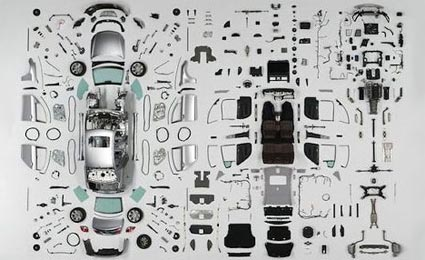
#> input picture Compara/carro.jpg, 425 x 260 px; the run also reads 1 picture not shown here
$ python pecas.py
#> lines starting #> are read from the running program, lines starting #| are printed output that depends on the picture; after the words box and inside, x2 and y2 are one past the last pixel; in counts of white or black regions, pixels touching at a corner belong together
import cv2
import numpy as np
from matplotlib import pyplot as plt

img_rgb = cv2.imread('carro.jpg')
#> img_rgb is the input picture: shape (260, 425, 3); mean B, G, R 180.5, 181.1, 180.3
img_gray = cv2.cvtColor(img_rgb, cv2.COLOR_BGR2GRAY)

template = cv2.imread('capture.jpg',0)
w, h = template.shape[::-1]
#> w = 19; h = 19


res = cv2.matchTemplate(img_gray,template,cv2.TM_CCOEFF_NORMED)
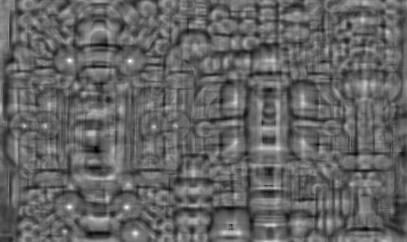
#> res: shape (242, 407) float32; min -0.614, max 0.925, mean -0.00681; drawn with min black and max white
threshold = 0.8 # Calibragem fina da busca
loc = np.where( res >= threshold)
#> loc = 10 positions, rows 60 to 233, columns 69 to 135

for pt in zip(*loc[::-1]):
    cv2.rectangle(img_rgb, pt, (pt[0] + w, pt[1] + h), (0,255,255), 2)
#> this loop made 10 passes
#> pt on passes 1 to 10: (69, 60), (70, 60), (129, 60), (130, 60), (129, 61), (130, 61), (69, 206), (69, 207), (126, 207), (135, 233)
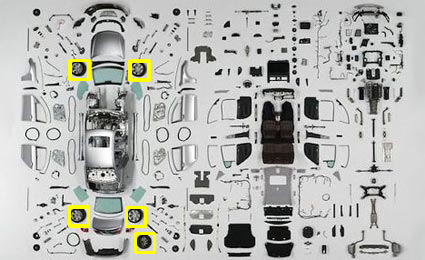
#> img_rgb: shape (260, 425, 3); 1.15% of pixels changed, all inside (x1, y1, x2, y2) = (68, 59, 156, 254)

cv2.imshow('Detected',img_rgb)


cv2.waitKey(0)
cv2.destroyAllWindows()

#Carlos Rocha
